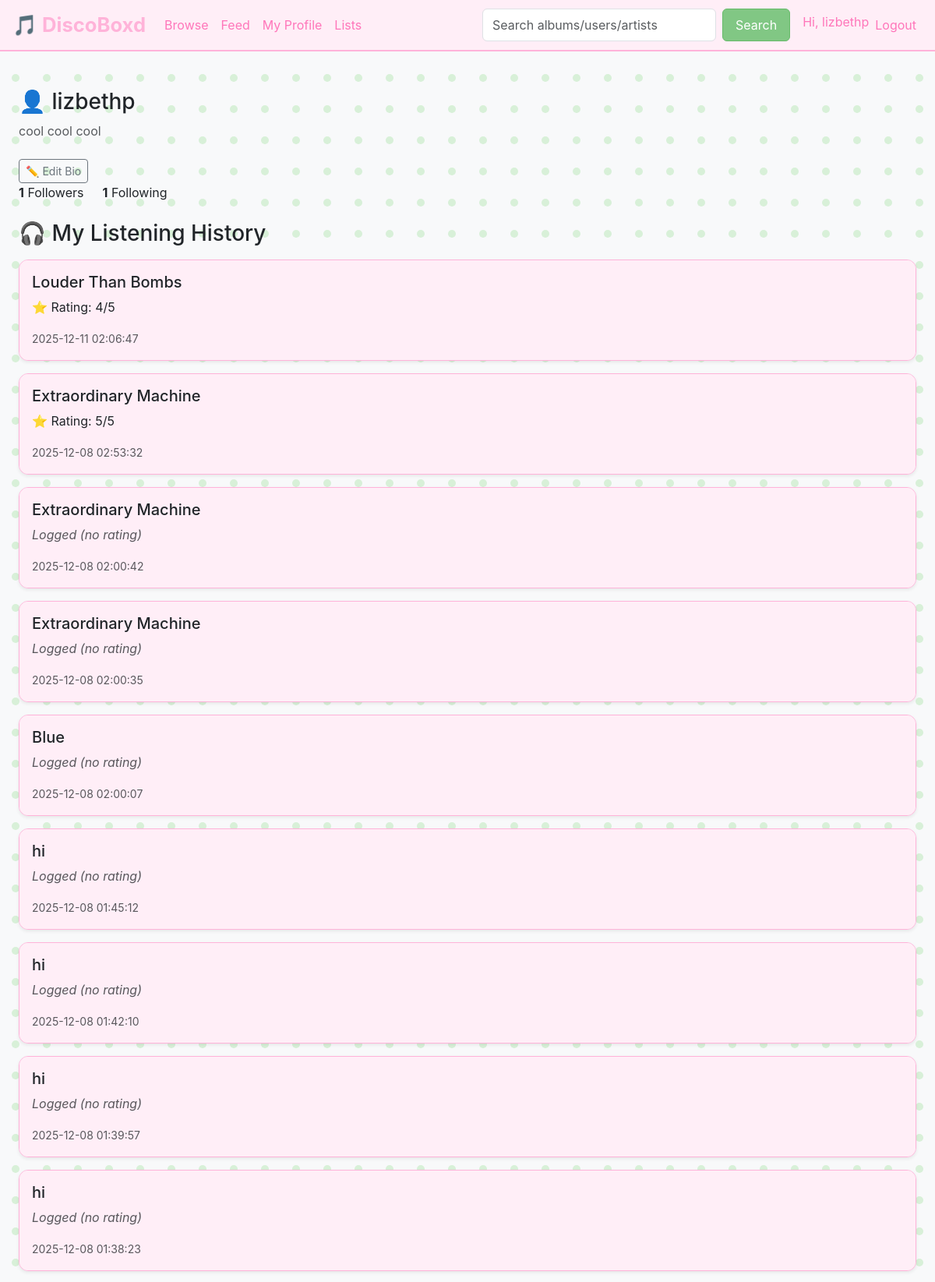
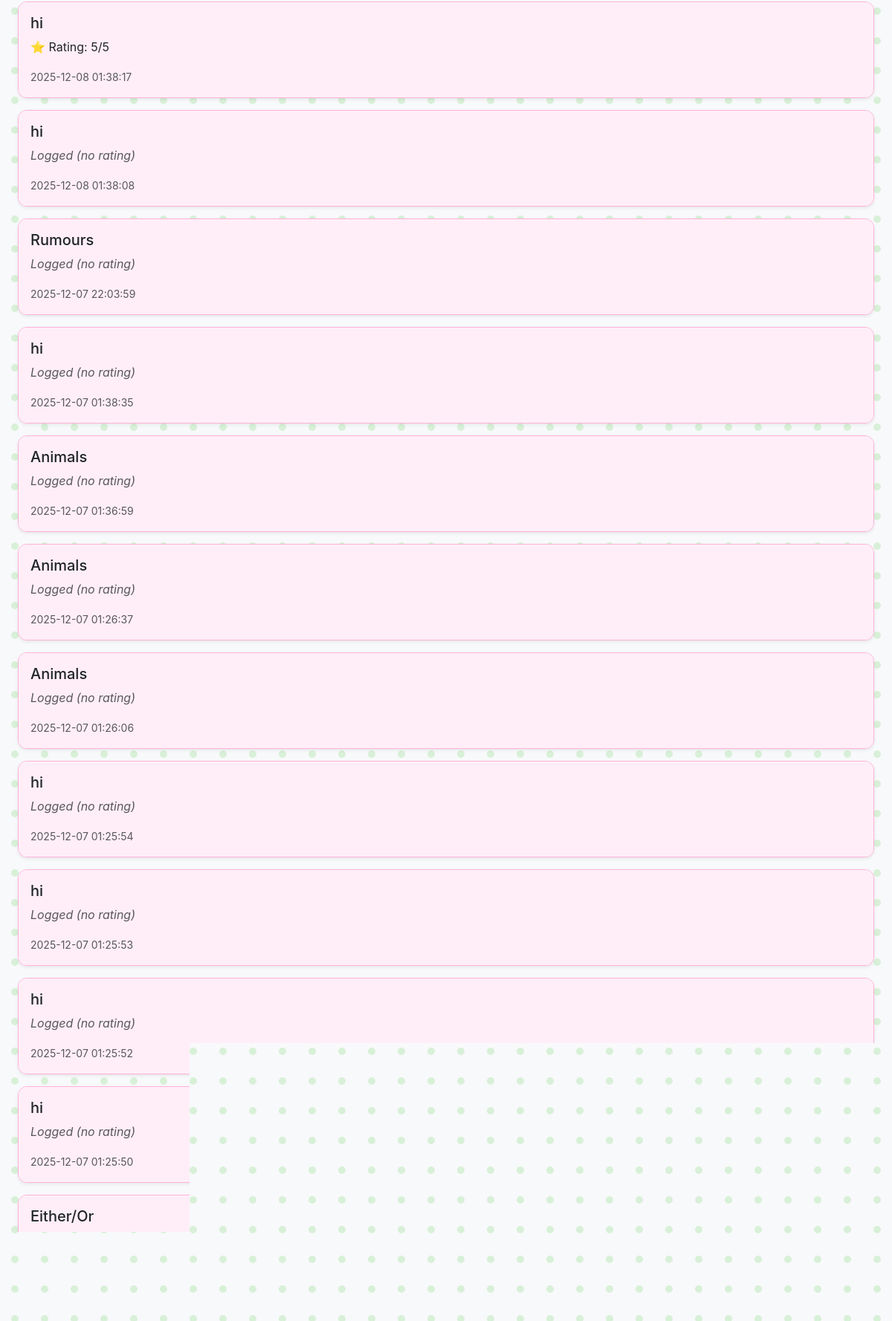
The app's page /profile (signed in, upper part) with its own data (2 pictures, top to bottom).
### tables this page shows
CREATE TABLE users (
    id INTEGER PRIMARY KEY AUTOINCREMENT,
    username TEXT UNIQUE NOT NULL,
    email TEXT UNIQUE NOT NULL,
    password_hash TEXT NOT NULL,
    user_bio TEXT,
    join_date DATETIME DEFAULT CURRENT_TIMESTAMP
, is_admin INTEGER DEFAULT 0);

CREATE TABLE logs (
    id INTEGER PRIMARY KEY AUTOINCREMENT,
    user_id INTEGER NOT NULL,
    album_id INTEGER NOT NULL,
    rating INTEGER CHECK (rating >= 1 AND rating <= 5),
    review TEXT,
    listened_date DATETIME DEFAULT CURRENT_TIMESTAMP,
    is_relistened INTEGER DEFAULT 0,
    FOREIGN KEY (user_id) REFERENCES users(id) ON DELETE CASCADE,
    FOREIGN KEY (album_id) REFERENCES albums(id) ON DELETE CASCADE
);

CREATE TABLE albums (
    id INTEGER PRIMARY KEY AUTOINCREMENT,
    title TEXT NOT NULL,
    release_year INTEGER,
    cover_image TEXT
);

### app.py (the view)
@app.route("/profile")
def profile():
    if not session.get("user_id"):
        return redirect(url_for("login"))
    user_id = session["user_id"]
    conn = connect_db()
    cur = conn.cursor()
    cur.execute("SELECT * FROM users WHERE id = ?", (user_id,))
    user = cur.fetchone()
    cur.execute("""
        SELECT a.title, l.rating, l.review, l.listened_date
        FROM logs l
        JOIN albums a ON l.album_id = a.id
        WHERE l.user_id = ?
        ORDER BY l.listened_date DESC;
    """, (user_id,))
    logs = cur.fetchall()
    cur.execute("""
        SELECT l.id, l.name, l.is_public, COUNT(la.album_id) AS album_count
        FROM lists l
        LEFT JOIN list_albums la ON l.id = la.list_id
        WHERE l.user_id = ?
        GROUP BY l.id, l.name, l.is_public;
    """, (user_id,))
    lists = cur.fetchall()
    cur.execute("""
        SELECT COUNT(*) FROM user_follows WHERE following_id = ?;
    """, (user_id,))
    follower_count = cur.fetchone()[0]
    cur.execute("""
        SELECT COUNT(*) FROM user_follows WHERE follower_id = ?;
    """, (user_id,))
    following_count = cur.fetchone()[0]
    conn.close()
    return render_template(
        "profile.html",
        user=user,
        logs=logs,
        lists=lists,
        follower_count=follower_count,
        following_count=following_count
)

### app.py (called while the page is built)
def connect_db():
    conn = sqlite3.connect(DB_PATH)
    conn.row_factory = sqlite3.Row
    return conn

### templates/profile.html (shortened to what this page needs)
{% extends "layout.html" %}
{% block content %}
<div class="container mt-4">
    <div class="mb-4">
        <h3>👤 {{ user['username'] }}</h3>
        {% if user['user_bio'] %}
            <p class="text-muted">{{ user['user_bio'] }}</p>
        {% else %}
            <p class="text-muted fst-italic">No bio yet.</p>
        {% endif %}
        <button class="btn btn-sm btn-outline-secondary mt-2"
                data-bs-toggle="modal"
                data-bs-target="#bioModal">
            ✏️ Edit Bio
        </button>
        <div class="d-flex gap-4 mb-3">
            <a href="{{ url_for('followers', user_id=user['id']) }}"
            class="text-decoration-none text-dark">
                <strong>{{ follower_count }}</strong> Followers
            </a>
            <a href="{{ url_for('following', user_id=user['id']) }}"
            class="text-decoration-none text-dark">
                <strong>{{ following_count }}</strong> Following
            </a>
        </div>
    </div>
    <h3 class="mt-4 mb-3">🎧 My Listening History</h3>
    {% if logs %}
        {% for log in logs %}
        <div class="card mb-3 shadow-sm">
            <div class="card-body">
                <h5 class="card-title">{{ log['title'] }}</h5>
                {% if log['rating'] %}
                    <p class="card-text">⭐ Rating: {{ log['rating'] }}/5</p>
                {% else %}
                    <p class="card-text fst-italic text-muted">Logged (no rating)</p>
                {% endif %}
                {% if log['review'] %}
                    <p class="card-text fst-italic">
                    </p>
                {% endif %}
                <p class="card-text">
                    <small class="text-muted">
                        {{ log['listened_date'] }}
                    </small>
                </p>
            </div>
        </div>
        {% endfor %}
    {% else %}
        <div class="alert alert-info">
            You haven't logged any albums yet.
        </div>
    {% endif %}
</div>
{% endblock %}

### templates/layout.html (shortened to what this page needs)
<!DOCTYPE html>
<html lang="en">
<head>
    <link href="https://cdn.jsdelivr.net/npm/bootstrap@5.3.2/dist/css/bootstrap.min.css"
          rel="stylesheet">
    <link rel="stylesheet" href="{{ url_for('static', filename='styles.css') }}">
</head>
<body class="bg-light">
<nav class="navbar navbar-expand-lg navbar-dark bg-dark px-3">
    <a class="navbar-brand fw-bold" href="{{ url_for('albums') }}">
        🎵 DiscoBoxd
    </a>
    <div class="collapse navbar-collapse" id="navbarNav">
        <ul class="navbar-nav me-auto">
            <li class="nav-item">
                <a class="nav-link" href="{{ url_for('albums') }}">Browse</a>
            </li>
            {% if session.get("user_id") %}
            <li class="nav-item">
                <a class="nav-link" href="{{ url_for('feed') }}">Feed</a>
            </li>
            <li class="nav-item">
                <a class="nav-link" href="{{ url_for('profile') }}">My Profile</a>
            </li>
            <li class="nav-item">
                <a class="nav-link" href="{{ url_for('browse_lists') }}">Lists</a>
            </li>
            {% endif %}
        </ul>
        <form class="d-flex me-3" method="POST" action="{{ url_for('search') }}">
            <input class="form-control me-2" type="search" name="term"
                   placeholder="Search albums/users/artists" required>
            <button class="btn btn-outline-light" type="submit">Search</button>
        </form>
        <ul class="navbar-nav">
            {% if session.get("user_id") %}
                <li class="nav-item">
                    <span class="navbar-text me-3 text-light">
                        Hi, {{ session["username"] }}
                    </span>
                </li>
                <li class="nav-item">
                    <a class="nav-link text-warning" href="{{ url_for('logout') }}">
                        Logout
                    </a>
                </li>
            {% endif %}
        </ul>
    </div>
</nav>
<div class="container py-4">
    {% block content %}
    {% endblock %}
</div>
</body>
</html>

### static/styles.css (style rules this page uses)
body { background-color: #ff82c2; background-attachment: fixed; font-family: 'Inter', Arial, sans-serif; }
.review, .card-body, .list-group-item { background-color: #ffeef7 !important; opacity: 1 !important; }
nav, .navbar { background-color: #ffeef7 !important; border-bottom: 2px solid #ffb3d9; }
.navbar-brand { font-weight: 700; font-size: 1.6rem; color: #ffb3d9; }
.navbar .nav-link { color: #ff76ba !important; }
navbar .btn-outline-success, .navbar button { background-color: #ff76ba; border-color: #fe5cad; color: white; }
navbar .btn-outline-success, .navbar button { background-color: #81c784; border-color: #66bb6a; color: white; padding: 0.5rem 1rem; white-space: nowrap; min-width: fit-content; }
.navbar .text-white, .navbar span { color: #ff76ba !important; line-height: 1 !important; margin: 0 !important; }
.navbar input[type="search"], .navbar input[type="text"] { min-width: 300px; }
.navbar .text-warning { color: #ff76ba !important; line-height: 1 !important; margin: 0 !important; }
.card { border-radius: 12px; overflow: hidden; background: #ffeef7; border: 1px solid #ffb3d9; box-shadow: 0 4px 12px rgba(167, 255, 119, 0.15); }
.container { max-width: 1200px; }
a { color: #66bb6a; }

### records on screen
users: username "lizbethp", user_bio "cool cool cool"
logs: title "Louder Than Bombs", rating "4", listened_date "2025-12-11 02:06:47"
logs: title "Extraordinary Machine", rating "5", listened_date "2025-12-08 02:53:32"
logs: title "Extraordinary Machine", shows "Logged (no rating)", listened_date "2025-12-08 02:00:42"
logs: title "Extraordinary Machine", shows "Logged (no rating)", listened_date "2025-12-08 02:00:35"
logs: title "Blue", shows "Logged (no rating)", listened_date "2025-12-08 02:00:07"
logs: title "hi", shows "Logged (no rating)", listened_date "2025-12-08 01:45:12"
logs: title "hi", shows "Logged (no rating)", listened_date "2025-12-08 01:42:10"
logs: title "hi", shows "Logged (no rating)", listened_date "2025-12-08 01:39:57"
logs: title "hi", shows "Logged (no rating)", listened_date "2025-12-08 01:38:23"
logs: title "hi", rating "5", listened_date "2025-12-08 01:38:17"
logs: title "hi", shows "Logged (no rating)", listened_date "2025-12-08 01:38:08"
logs: title "Rumours", shows "Logged (no rating)", listened_date "2025-12-07 22:03:59"
logs: title "hi", shows "Logged (no rating)", listened_date "2025-12-07 01:38:35"
logs: title "Animals", shows "Logged (no rating)", listened_date "2025-12-07 01:36:59"
logs: title "Animals", shows "Logged (no rating)", listened_date "2025-12-07 01:26:37"
logs: title "Animals", shows "Logged (no rating)", listened_date "2025-12-07 01:26:06"
logs: title "hi", shows "Logged (no rating)", listened_date "2025-12-07 01:25:54"
logs: title "hi", shows "Logged (no rating)", listened_date "2025-12-07 01:25:53"
logs: title "hi", shows "Logged (no rating)", listened_date "2025-12-07 01:25:52"
logs: title "hi", shows "Logged (no rating)", listened_date "2025-12-07 01:25:50"
logs: title "Either/Or"

### other values on screen
{{ follower_count }} "1"
{{ following_count }} "1"
